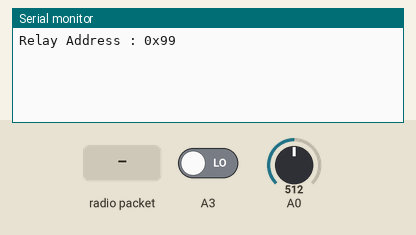
A sketch run on a simulated Arduino Uno, built with avr-gcc and run on an emulated ATmega328P. Shown: the last lines printed to the serial monitor. Inputs (shaded band) come from the test bench; at power-on: A3 LOW, A0 = 512. Random numbers use the default seed unless the sketch sets one; no radio packets arrive unless stated.

Above: at 1.2 s.
1.3 s: A3 driven HIGH
At 2.4 s:
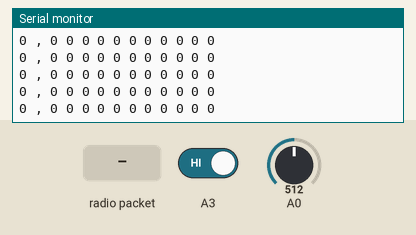
3.2 s: radio packet "Mode 1" arrives
6.2 s: radio packet "Mode 2" arrives
At 12.08 s:
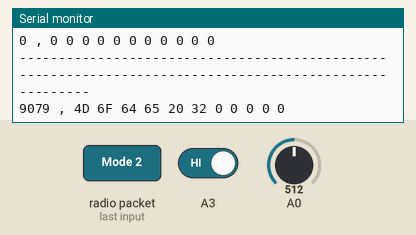

The sketch:

Relay.ino
```cpp
#include "MyLoRaForRelay.h"
#include <SPI.h>
#include "Arduino.h"
#include <LoRa.h>

// 定義MyLoRa物件
MyLoRaForRelay Relay(0x99,11,200,200,200,200,2);

// 建立函數區
// ===================================================================
// 建立顯示封包
void PrintPacket(byte d[],int Max,String msg)
{
  Serial.print(msg);
  for(int i = 0 ; i < Max ; i++)
  {
    Serial.print("0x");
    Serial.print(d[i],HEX);
    Serial.print(" ");
  }
  Serial.println("");
}

// 通用設定區
// ===================================================================
void setup()
{
  Serial.begin(9600);
  pinMode(A3,INPUT);
  if(!LoRa.begin(915E6))
  {
    Serial.println("Start Fail~");
    while(1);
  }
  Serial.println("Relay Address : 0x99");
  Serial.setTimeout(500);
}

// 通用迴圈區
// ===================================================================
void loop()
{
   Relay.RelayBegin();
   if(digitalRead(A3) == HIGH)
   {
      Relay.ExportRecord();
   }
}
```

MyLoRaForRelay.cpp
```cpp
#include "MyLoRaForRelay.h"
#include <LoRa.h>
#include <SPI.h>
#include "Arduino.h"
#include <EEPROM.h>

// 定義封包類型
#define PKT_TYPE_DATA 0x01
#define PKT_TYPE_ACK 0x02
#define PKT_TTL_DROP 0x00

// 建立建構子(轉送)
MyLoRaForRelay::MyLoRaForRelay(byte relay, int packetSize , int dtime_min , int dtime_max , int atime_min , int atime_max , int relayCount )
{
  this->setRelay(relay);
  this->packetSize = packetSize ;
  this->setNULL(this->queue,this->packetSize);
  this->setNULL(this->data,this->packetSize);
  this->dtime_min = dtime_min ;
  this->dtime_max = dtime_max ;
  this->atime_min = atime_min ;
  this->atime_max = atime_max ;
  this->relayCount = relayCount ;
}

// 設定Relay位置
void MyLoRaForRelay::setRelay(byte Address = 0x00)
{
  this->relay = Address ;
}

// 發送封包
void MyLoRaForRelay::SendPacket(bool Print)
{
  if(!this->isNULL(this->data,this->packetSize))
  {
    LoRa.beginPacket();
    LoRa.write(this->data,packetSize);
    LoRa.endPacket();
    this->Record(this->data);
  }
  if(Print)
  {
    this->PrintPacket(this->data,11,"Send Packet Content :");
  }
  this->setNULL(this->queue,this->packetSize);
  this->setNULL(this->data,this->packetSize);
}

// 接收封包
bool MyLoRaForRelay::getPacket(bool Print)
{
  int backPacketSize = LoRa.parsePacket();
  if(backPacketSize > 0)
  {
    LoRa.readBytes(this->backData , this->packetSize);
    this->Record(this->backData);
    if(Print)
    {
      this->PrintPacket(this->backData,11,"Get Packet Content : ");
    }
    return true;
  }
  return false;
}

// 建立顯示封包
void MyLoRaForRelay::PrintPacket(byte d[],int Max , String msg)
{
  Serial.print(msg);
  for(int i = 0 ; i < Max ; i++)
  {
    Serial.print("0x");
    Serial.print(d[i],HEX);
    Serial.print(" ");
  }
  Serial.println("");
}


// 啟動轉送器
void MyLoRaForRelay::RelayBegin()
{
  if(this->getPacket(false))
  {
    this->process();
  }
  this->EndTime = millis();
  if(!this->isNULL(this->queue,this->packetSize) && (((this->EndTime - this->StartTime) >= this->timeout) || (this->EndTime - this->StartTime) < 0))
  {
    // 將queue的暫存封包寫入正式發送區data
    this->CopyArray(this->queue, this->data, this->packetSize);
//    for(int i = 0 ; i < this->packetSize ; i++)
//    {
//      this->data[i] = this->queue[i] ;
//    }
    // 設定relay id 及 將ttl檢查碼扣一次
    this->data[2] = this->relay ;
    this->data[5] -= 1 ;
    this->encodeCheckSum();
    this->SendPacket(false);
  }
}

// 處理封包
void MyLoRaForRelay::process()
{
  if((this->backData[5] > PKT_TTL_DROP))
  {
    if(this->isNULL(this->queue,this->packetSize))
    {
//       Serial.println("Mode 1");
       this->CopyArray(this->backData, this->queue, this->packetSize);
//       for(int i = 0 ; i < this->packetSize ; i++)
//       {
//          this->queue[i] = this->backData[i] ;
//       }
//       this->PrintPacket(this->queue,11,"Queue Data Content : ");
       randomSeed(analogRead(0));
       this->StartTime = millis() ;
       switch(this->queue[3])
       {
          case PKT_TYPE_DATA :
            this->timeout = random(this->dtime_min,this->dtime_max);
            break;
          case PKT_TYPE_ACK :
            this->timeout = random(this->atime_min,this->atime_max);
            break;
       }
    }
    else if((!this->isNULL(this->queue,this->packetSize)) && (this->queue[3] == PKT_TYPE_DATA))
    {
//       Serial.println("Mode 2");
       if((this->backData[3] == PKT_TYPE_ACK) && (this->backData[4] == this->queue[4]))
       {
//          Serial.println(2);
          this->CopyArray(this->backData, this->queue, this->packetSize);
//          for(int i = 0 ; i < this->packetSize ; i++)
//          {
//             this->queue[i] = this->backData[i] ;
//          }
          randomSeed(analogRead(0));
          this->StartTime = millis() ;
          this->timeout = random(this->atime_min,this->atime_max);
       }
       else if(this->backData[4] > this->queue[4])
       {
//           Serial.println(3);
           this->CopyArray(this->backData, this->queue, this->packetSize);
//           for(int i = 0 ; i < this->packetSize ; i++)
//           {
//              this->queue[i] = this->backData[i] ;
//           }
           randomSeed(analogRead(0));
           this->StartTime = millis() ;
           switch(this->backData[3])
           {
            case PKT_TYPE_DATA:
              this->timeout = random(this->dtime_min,this->dtime_max);
              break ;
            case PKT_TYPE_ACK:
              this->timeout = random(this->atime_min,this->atime_max);
              break ;
           }
       }
    }
    else if((!this->isNULL(this->queue,this->packetSize)) && (this->queue[3] == PKT_TYPE_ACK))
    {
//       Serial.println("Mode 3");
       if(this->backData[4] > this->queue[4])
       {
//          Serial.println(4);
          this->CopyArray(this->backData, this->queue, this->packetSize);
//          for(int i = 0 ; i < this->packetSize ; i++)
//          {
//             this->queue[i] = this->backData[i] ;
//          }
          randomSeed(analogRead(0));
          this->StartTime = millis() ;
          switch(this->backData[3])
           {
            case PKT_TYPE_DATA:
              this->timeout = random(this->dtime_min,this->dtime_max);
              break ;
            case PKT_TYPE_ACK:
              this->timeout = random(this->atime_min,this->atime_max);
              break ;
           }
       }
    }
  }
  //this->PrintPacket(this->queue,this->packetSize,"Queue Content : ");
}

void MyLoRaForRelay::CopyArray(byte Data1[] , byte Data2[] , int Size)
{
  for(int i = 0 ; i < Size ; i++)
  {
    Data2[i] = Data1[i] ;
  }
}

void MyLoRaForRelay::setNULL(byte data[],int len)
{
  for(int i = 0 ; i < len ; i++)
  {
    data[i] = 0 ;
  }
}

bool MyLoRaForRelay::isNULL(byte data[],int len)
{
  for(int i = 0 ; i < len ; i++)
  {
    if(data[i] != 0x00)
    {
      return false;
    }
  }
  return true;
}

// 編碼檢查碼
void MyLoRaForRelay::encodeCheckSum()
{
  uint32_t acc ;
  uint16_t src ;
  uint8_t *octetptr;
  uint8_t checksum_1,checksum_2;
  int len = this->packetSize ;

  // 重置CheckSum
  this->data[6] = 0x00 ;
  this->data[7] = 0x00 ;

  acc = 0;
  octetptr = (uint8_t*)this->data;
  while (len > 1) {
    src = (*octetptr) << 8;
    octetptr++;
    src |= (*octetptr);
    octetptr++;
    acc += src;
    len -= 2;
  }
  if (len > 0) {
    src = (*octetptr) << 8;
    acc += src;
  }

  acc = (acc >> 16) + (acc & 0x0000ffffUL);
  if ((acc & 0xffff0000UL) != 0) {
    acc = (acc >> 16) + (acc & 0x0000ffffUL);
  }

  src = (uint16_t)acc;
  checksum_1 = (~src >> 0) & 0xff ;
  checksum_2 = (~src >> 8) & 0xff ;
  this->data[6] = checksum_2 ;
  this->data[7] = checksum_1 ;
}

// 紀錄
void MyLoRaForRelay::Record(byte d[])
{
  long timestamp = millis();
  this->LogTable[this->Log_idx].timestamp = timestamp ;
  for(int i = 0 ; i < this->packetSize ; i++)
  {
    this->LogTable[this->Log_idx].data[i] = d[i] ;
  }
  if(this->Log_idx >= Log_Max)
  {
    this->ExportRecord();
  }
  this->Log_idx++ ;
}

// 匯出紀錄
void MyLoRaForRelay::ExportRecord()
{
    this->Log_idx = 0 ;
    for(int i = 0 ; i < Log_Max ; i++)
    {
      Serial.print(this->LogTable[i].timestamp);
      Serial.print(" , ");
      for(int j = 0 ; j < this->packetSize ; j++)
      {
        Serial.print(this->LogTable[i].data[j],HEX);
        Serial.print(' ');
      }
      Serial.print('\n');
    }
    Serial.println("-------------------------------------------------------------------------------------------------------");

//    // 清空紀錄
//    for(int i = 0 ; i < Log_Max ; i++)
//    {
//      this->LogTable[i].timestamp = 0;
//      for(int j = 0 ; j < this->packetSize ; j++)
//      {
//        this->LogTable[i].data[j] = 0x00;
//      }
//    }
}
```

MyLoRaForRelay.h
```cpp
#ifndef _MyLoRa__
#define _MyLoRa__

#include <LoRa.h>
#include <SPI.h>
#include "Arduino.h"


#define PayloadSize 11
#define Log_Max 100

// 建構LoRa物件
class MyLoRaForRelay
{
  private :
    byte relay ;
    int packetSize;
    int timeout = 0 ;
    int dtime_min,dtime_max,atime_min,atime_max ;
    long StartTime , EndTime ;
    int relayCount = 0 ;
    int Log_idx = 0 ;
    typedef struct{
      long timestamp ;
      byte data[PayloadSize];
    }Log;
    Log LogTable[Log_Max];

  public :
    byte data[PayloadSize];
    byte backData[PayloadSize];
    byte queue[PayloadSize];
    typedef struct{
      byte control ;
      byte seqNum ;
      byte ttl ;
    } PktInfo ;

    // 建立建構子(轉送)
    MyLoRaForRelay(byte relay, int packetSize , int dtime_min , int dtime_max , int atime_min , int atime_max , int relayCount);

    // 設定Relay位置
    void setRelay(byte Address = 0x00);

    // 發送封包
    void SendPacket(bool Print);

    // 接收封包
    bool getPacket(bool Print);

    // 列印封包
    void PrintPacket(byte d[] ,int Max , String msg);

    // 建立轉送器
    void RelayBegin();

    // 處理封包
    void process();

    // 複製陣列資料
    void CopyArray(byte Data1[] , byte Data2[] , int Size);

    // 設為空值
    void setNULL(byte data[],int len);

    // 檢查是否空值
    bool isNULL(byte data[],int len);

    // 編碼檢查碼
    void encodeCheckSum();

    // 紀錄
    void Record(byte d[]);

    // 匯出紀錄
    void ExportRecord();
};

#endif
```

Measured:
- after the input at 1.3 s, the serial monitor: prints a new line at once (image 1)
- after the input at 6.2 s, the serial monitor: prints a new line after 2.9 s (image 2)
